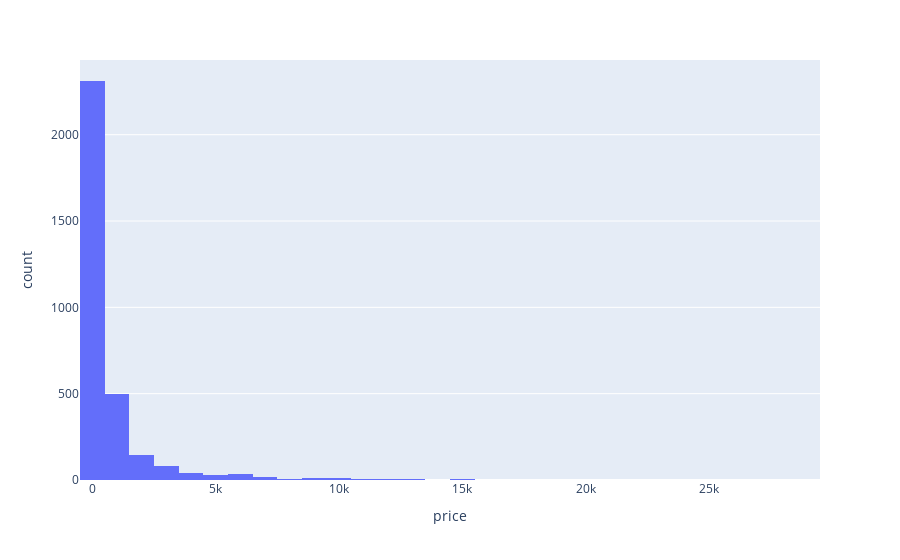

Notebook code for this chart:
### Markdown cell above
## From Lecture - Consider the skew in the data

### Code cell
# Plot a histogram - notice that it is very skewed
fig = px.histogram(DF_model2,x='price',nbins =30)
fig.show()

### Figure 1 — Plotly figure (JSON) as saved in the notebook; plotly's stock layout.template omitted (floating-point values rounded to 4 significant figures; data arrays with more than 128 entries replaced by an {"elided": "..."} marker saying what was removed)
{"data": [{"alignmentgroup": "True", "bingroup": "x", "hovertemplate": "price=%{x}<br>count=%{y}<extra></extra>", "legendgroup": "", "marker": {"color": "#636efa", "pattern": {"shape": ""}}, "name": "", "nbinsx": 30, "offsetgroup": "", "orientation": "v", "showlegend": false, "type": "histogram", "x": {"elided": "3211 float values"}, "xaxis": "x", "yaxis": "y"}], "layout": {"autosize": true, "barmode": "relative", "legend": {"tracegroupgap": 0}, "margin": {"t": 60}, "xaxis": {"anchor": "y", "autorange": true, "domain": [0, 1], "range": [-500, 29500], "title": {"text": "price"}, "type": "linear"}, "yaxis": {"anchor": "x", "autorange": true, "domain": [0, 1], "range": [0, 2433.0], "title": {"text": "count"}}}}
